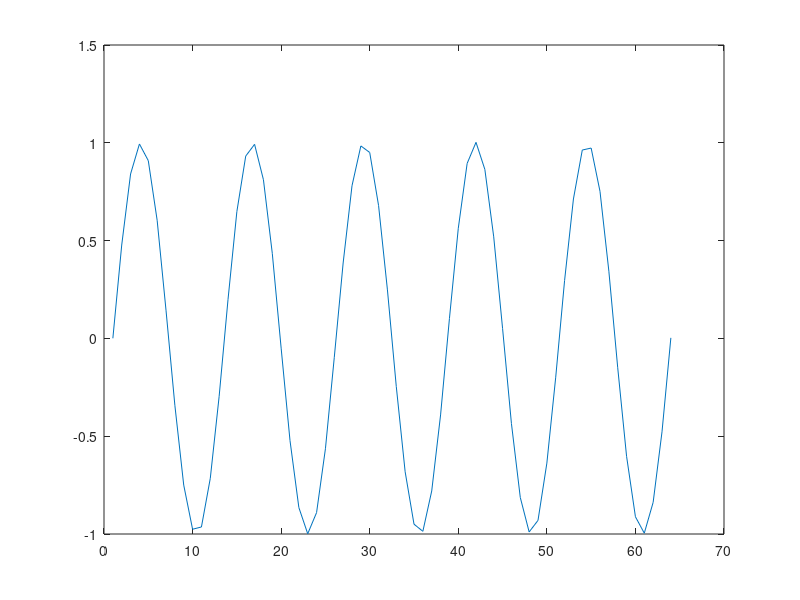

Write MATLAB code to recreate this figure. (Note: this script raises an error after producing the figure.)


% Creating sinusoidal by adding moderate noise for sample diversity and 
% moderate complexity 
sine_f5 = zeros(5000, 1, 64);
f=5;
Amp=1;
ts=1/63;
T=1;
t=0:ts:T;
noise = 0.15;

for n = 1:5000
    y=Amp*sin(2*pi*f*t) + noise*randn(1,64) ;
    sine_f5(n,:,:)=y;
end

% ploting the average data
y = squeeze(mean(sine_f5, 1));
plot(y)
% saving the data
save sine_f5.mat sine_f5 -v7.3

% To perform a wide range of experiments, the amplutide(A), frequency(f), and
% noise can be varied. A higher noise and frequncy will add more complexity 
% which will help to understand GAN behaviour on increasingly complex data






